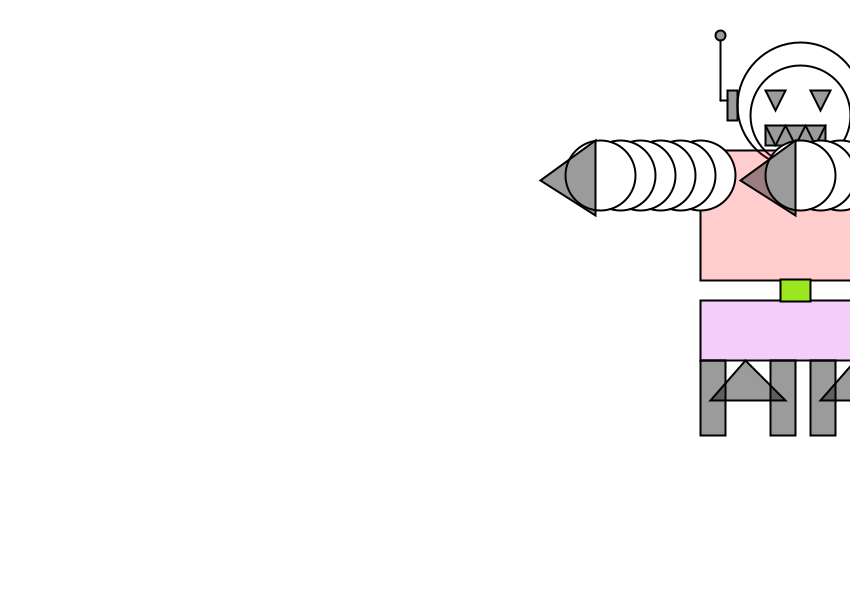
Frame 1 (no input)
Frame 60 (the mouse pressed at the canvas centre just before this capture): identical to frame 1, image omitted
Frame 120 (the mouse held since frame 60 and released just before this capture): identical to frame 1, image omitted

The Processing sketch that drew this single still picture (run headless with seeded random() and noise(); from frame 60 on, the mouse is pressed at the canvas centre):

// Processing sketch: processing_51459
// ── processing_51459.pde

boolean doSth = true;
boolean doSth2 = true;
int x=450;
int y=115;
int counter=0;


void setup() {
 size(850, 600);
 x=800;//these two were put back to set traits for 
 y=115;//void setup below, which restarts the animation
  background(255);
  smooth();
}
void draw(){
  background(255);
  //noLoop();
  strokeWeight(2);
  fill(#ffffff);
  ellipse(x, y-10, 125, 125);
  
  strokeWeight(2);//Inner circle
  fill(#ffffff);
  ellipse(x, y, 100, 100);

  fill(#000000, 100);//ear left
  rect(x-73, y-25, 10, 30);

  fill(#000000, 100);//ear right
  rect(x+63, y-25, 10, 30);


  //antenna
  line(x+75, y-15, x+80, y-15);//right
  line(x+80, y-75, x+80, y-15);//right
  strokeWeight(2);//circle
  ellipse(x+80, y-80, 10, 10);

  line(x-73, y-15, x-80, y-15);//left
  line(x-80, y-75, x-80, y-15);//left
  strokeWeight(2);//circle
  ellipse(x-80, y-80, 10, 10);

  //Triangles eyes
  fill(#000000, 100);//left
  triangle(x-35, y-25, x-15, y-25, x-25, y-5);

  fill(#000000, 100);//right
  triangle(x+10, y-25, x+30, y-25, x+20, y-5);

  fill(#000000, 100);//mouth
  rect(x-35, y+10, 60, 20);

  //Teeth
  line(x-35, y+10, x-25, y+30);
  line(x-25, y+30, x-15, y+10);
  line(x-15, y+10, x-5, y+30);
  line(x-5, y+30, x+5, y+10);
  line(x+5, y+10, x+15, y+30);
  line(x+15, y+30, x+25, y+10);

  //Next, draw a rectangle, body attributes
  //noStroke();
  strokeWeight(2);
  fill(255, 0, 0, 50);// torso
  rect(x-100, y+35, 200, 130);

  fill(200, 0, 230, 50);//Lower Body
  rect(x-100, y+185, 200, 60);

  fill(155, 230, 30);//mid Axel
  rect(x-20, y+164, 30, 22);

  fill(#ffffff, 0, 0, 100);//Legs
  rect(x-100, y+245, 25, 75);

  fill(#ffffff, 0, 0, 100);//Legs
  rect(x-30, y+245, 25, 75);

  fill(#ffffff, 0, 0, 100);//Legs
  rect(x+10, y+245, 25, 75);

  fill(#ffffff, 0, 0, 100);//Legs
  rect(x+75, y+245, 25, 75);

  fill(#ffffff, 0, 0, 100);//right triangle axel
  triangle(x+55, y+245, x+20, y+285, x+90, y+285);

  fill(#ffffff, 0, 0, 100);//left triangle axel
  triangle(x-55, y+245, x-90, y+285, x-15, y+285);

  //Arms
  strokeWeight(2);//Left
  stroke(#000000);
  fill(#ffffff);
  ellipse(x-100, y+60, 70, 70);
  ellipse(x-120, y+60, 70, 70);
  ellipse(x-140, y+60, 70, 70);
  ellipse(x-160, y+60, 70, 70);
  ellipse(x-180, y+60, 70, 70);
  ellipse(x-200, y+60, 70, 70);

  fill(#000000, 100);//left triangle hand
  triangle(x-205, y+25, x-205, y+100, x-260, y+65);


  stroke(#000000);//right
  fill(#ffffff);
  ellipse(x+100, y+60, 70, 70);
  ellipse(x+80, y+60, 70, 70);
  ellipse(x+60, y+60, 70, 70);
  ellipse(x+40, y+60, 70, 70);
  ellipse(x+20, y+60, 70, 70);
  ellipse(x, y+60, 70, 70);

  fill(#000000, 0, 0, 100);//right triangle hand
  triangle(x-5, y+25, x-5, y+100, x-60, y+65);


// STOP GO  
 if(doSth){x+=5; //-> if doSth == true
   println(x);
    }
 else println("Why was I programmed to do this...") ;
//} should be end of file

  if(doSth2){x-=5; //-> not sure what im doing with the second variable yet
  
    }
 else println("Why was I programmed to do this...") ;
}
void mouseClicked(){
setup();
}

void keyPressed(){
  if(key=='1') doSth = false;
  else doSth = true;
}
